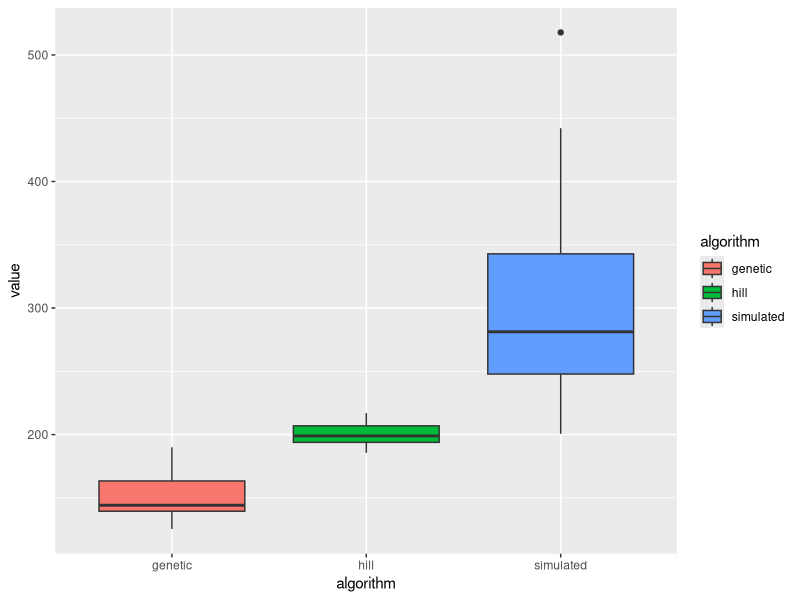

This chart was generated by the following R code:
## ---- chunk 1
library(dplyr)
## ---- chunk 2
algorithms<-c("genetic","hill climbing","simulated_anealing")

algo_results<-data.frame(
  time_genetic=rnorm(30,50,5),
  time_hill=rnorm(30,60,30),
  time_simulated=rnorm(30,90,20),

  prevstates_genetic=rnorm(30,150,20),
  prevstates_hill=rnorm(30,200,10),
  prevstates_simulated=rnorm(30,300,90)
)  
  
algo_results  
  
## ---- chunk 3
library(dplyr)
algo_results %>% reshape2::melt() # convert to long format using reshape2 package
algor_results_long<-algo_results %>% tidyr::pivot_longer( 
  cols = 1:6,
  names_to = c("metric", "algorithm"),
  names_pattern = "(time|prevstates)_(.*)",
  values_to = "value"
) # convert to long format using tidyr package

## ---- chunk 4
algor_results_long %>% group_by(metric) %>% summarise(mean=mean(value),sd=sd(value),max=max(value),min=min(value))
## ---- chunk 5
algor_results_long %>% filter((algorithm == "genetic" | algorithm == "hill") & metric == 'time') %>% select(algorithm,value)
## ---- chunk 6
algo_results %>% select(time_hill,time_genetic)
algo_results %>% select(starts_with("prev"))

## ---- chunk 7
library(ggplot2)
algor_results_long %>% filter(metric=="prevstates") %>%
  
  ggplot2::ggplot()+ 
  geom_boxplot(aes(x=algorithm,y=value,fill=algorithm))
